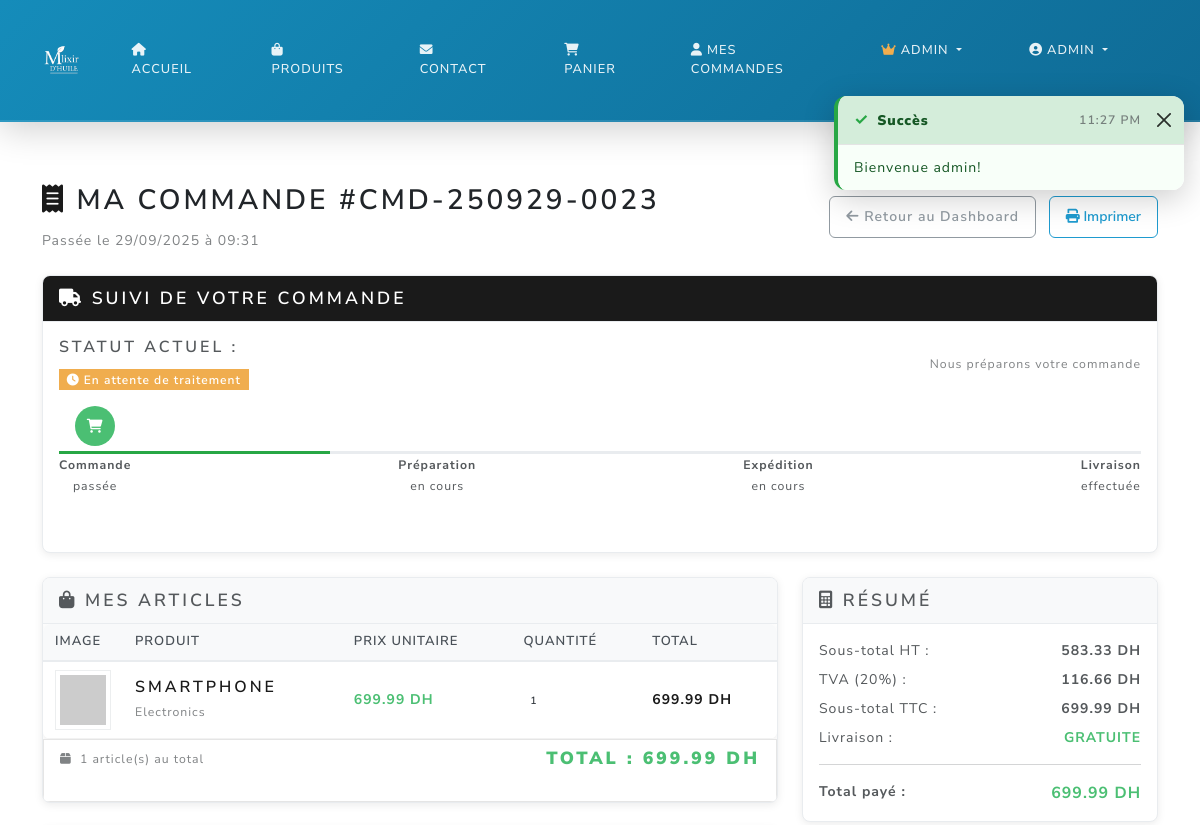
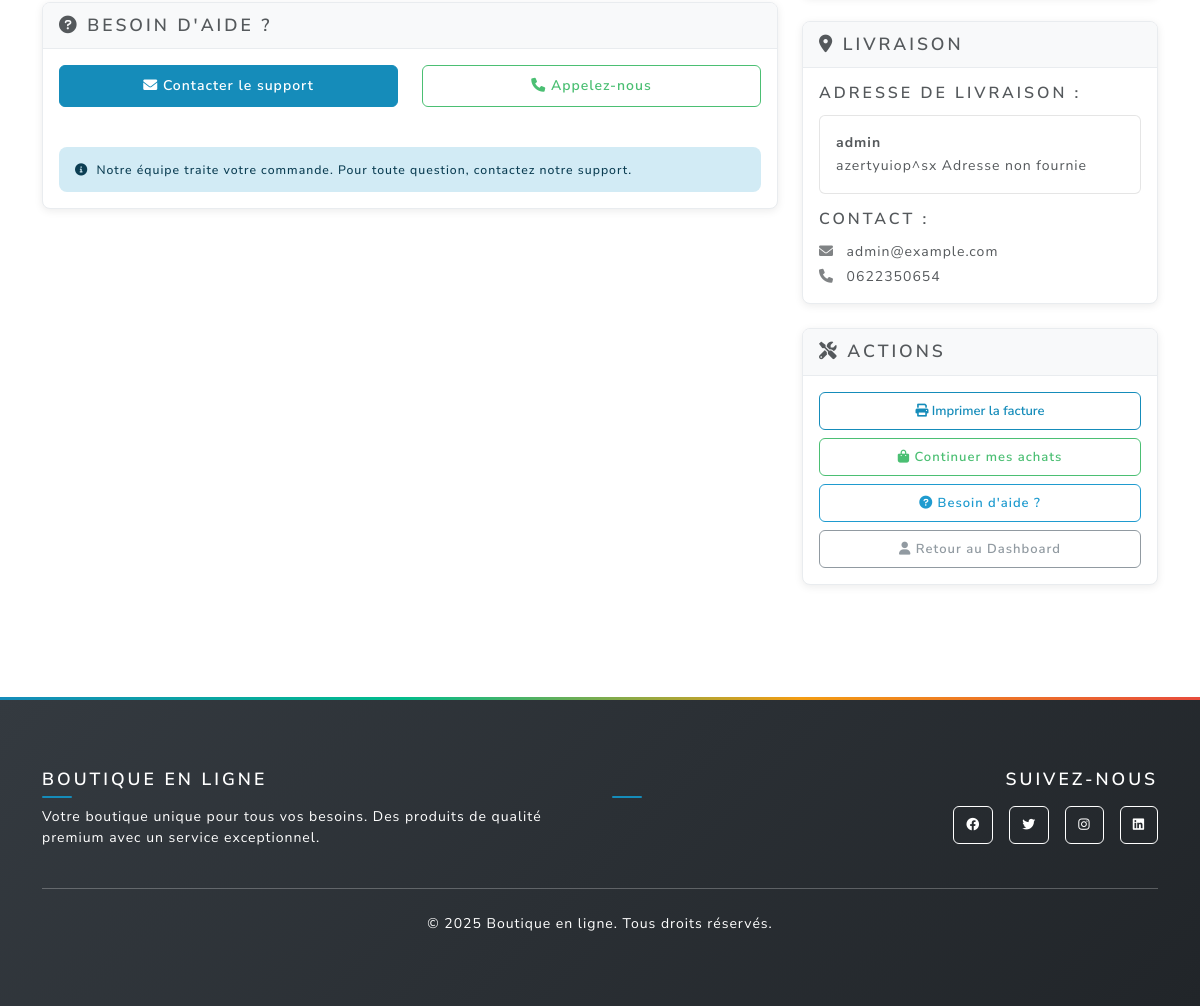
Before: /order/23 (signed in) with the older database file (2 pictures, top to bottom).
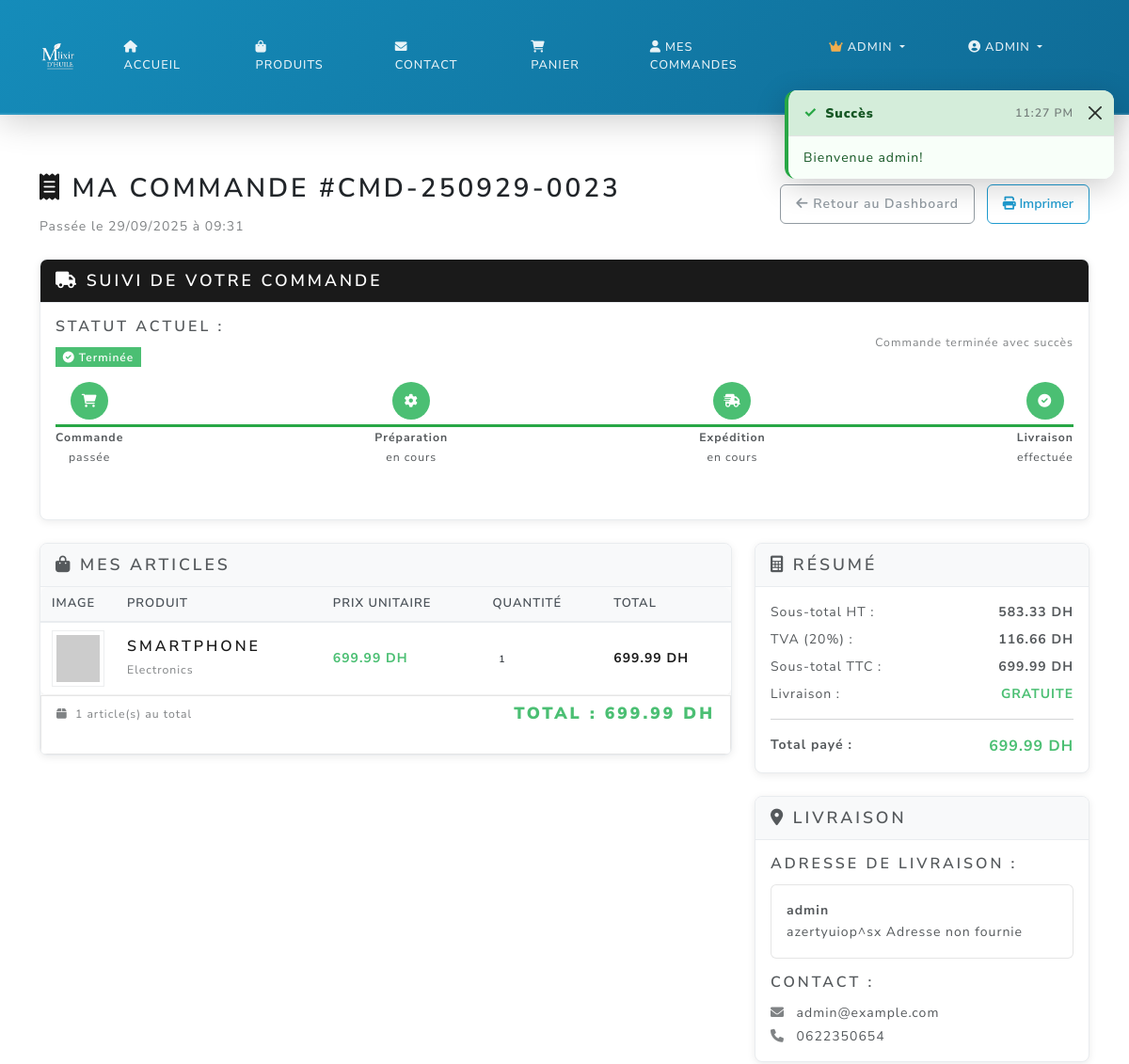
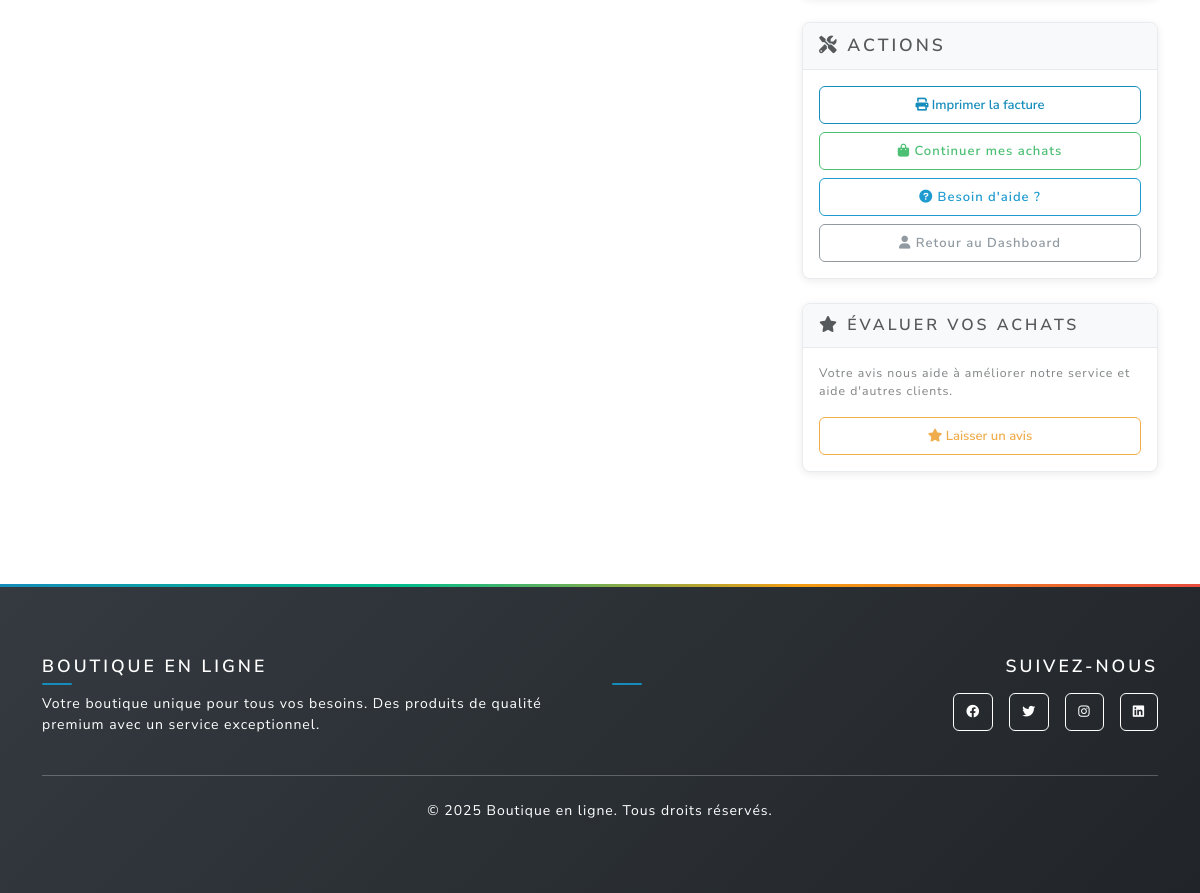
After: the same page with the newer database file (2 pictures, top to bottom).
### main.py (the view)
@app.route('/order/<int:order_id>')
@login_required
def order_detail(order_id):
    order = Order.query.filter_by(id=order_id, user_id=current_user.id).first_or_404()
    order_items = db.session.query(OrderItem, Product)\
        .join(Product, OrderItem.product_id == Product.id)\
        .filter(OrderItem.order_id == order_id)\
        .all()
    return render_template('order_detail.html', order=order, order_items=order_items)

### main.py (called while the page is built, shortened)
@login_manager.user_loader
def load_user(user_id):
    return User.query.get(int(user_id))

@app.context_processor
def inject_toast_messages():
    toast_message = session.pop('toast_message', None)
    toast_type = session.pop('toast_type', None)
    return {
        'toast_message': toast_message,
        'toast_type': toast_type or 'info'
    }

@app.context_processor
def inject_cart_count():
    if current_user.is_authenticated:
        try:
            from sqlalchemy import inspect
            inspector = inspect(db.engine)
            if 'cart' in inspector.get_table_names():
                cart_count = Cart.query.filter_by(user_id=current_user.id).count()
                cart_total_quantity = db.session.query(db.func.sum(Cart.quantity))\
                    .filter_by(user_id=current_user.id).scalar() or 0
                return {
                    'cart_count': cart_count,
                    'cart_total_quantity': int(cart_total_quantity)
                }
        except Exception:
            pass
    return {'cart_count': 0, 'cart_total_quantity': 0}

def get_shipping_settings():
    settings = ShippingSettings.query.first()
    return settings

### templates/order_detail.html (shortened to what the changed rows need)
{% extends "base.html" %}
{% block content %}
<div class="container py-4">
  <div class="d-flex justify-content-between align-items-center mb-4">
    <div>
      <h2><i class="fas fa-receipt text-primary"></i> Ma Commande #{{ order.title }}</h2>
    </div>
  </div>
  <div class="row mb-4">
    <div class="col-12">
      <div class="card">
        <div class="card-body">
          <div class="row align-items-center mb-3">
            <div class="col-md-6">
              <h6>Statut actuel :</h6>
              {% if order.status == 'pending' %}
                <span class="badge bg-warning fs-6"><i class="fas fa-clock me-1"></i>En attente de traitement</span>
              {% elif order.status == 'processing' %}
                <span class="badge bg-info fs-6"><i class="fas fa-cog me-1"></i>En cours de préparation</span>
              {% elif order.status == 'shipped' %}
                <span class="badge bg-primary fs-6"><i class="fas fa-shipping-fast me-1"></i>Expédiée</span>
              {% elif order.status == 'delivered' %}
                <span class="badge bg-success fs-6"><i class="fas fa-truck me-1"></i>Livrée</span>
              {% elif order.status == 'completed' %}
                <span class="badge bg-success fs-6"><i class="fas fa-check-circle me-1"></i>Terminée</span>
              {% elif order.status == 'cancelled' %}
                <span class="badge bg-danger fs-6"><i class="fas fa-times me-1"></i>Annulée</span>
              {% endif %}
            </div>
            <div class="col-md-6 text-end">
              <small class="text-muted">
                {% if order.status == 'pending' %}
                  Nous préparons votre commande
                {% elif order.status == 'processing' %}
                  Votre commande est en cours de préparation
                {% elif order.status == 'shipped' %}
                  Votre commande a été expédiée
                {% elif order.status == 'delivered' %}
                  Votre commande a été livrée
                {% elif order.status == 'completed' %}
                  Commande terminée avec succès
                {% elif order.status == 'cancelled' %}
                  Cette commande a été annulée
                {% endif %}
              </small>
            </div>
          </div>
          <div class="row">
            <div class="col-12">
              <div class="d-flex justify-content-between position-relative mb-3">
                {% set progress_width = 25 %}
                {% if order.status == 'processing' %}
                  {% set progress_width = 50 %}
                {% elif order.status == 'shipped' %}
                  {% set progress_width = 75 %}
                {% elif order.status in ['delivered', 'completed'] %}
                  {% set progress_width = 100 %}
                {% elif order.status == 'cancelled' %}
                  {% set progress_width = 0 %}
                {% endif %}
                <div class="position-absolute top-50 start-0 w-100" style="height: 3px; background-color: #e9ecef; z-index: 1;"></div>
                <div class="position-absolute top-50 start-0" style="height: 3px; width: {{ progress_width }}%; background-color: #28a745; z-index: 2;"></div>
                <div class="text-center position-relative" style="z-index: 3;">
                  <div class="rounded-circle bg-{{ 'success' if order.status in ['pending', 'processing', 'shipped', 'delivered', 'completed'] else 'secondary' }} text-white d-flex align-items-center justify-content-center mx-auto mb-2" style="width: 40px; height: 40px;">
                  </div>
                  <small><strong>Commande</strong><br>passée</small>
                </div>
                <div class="text-center position-relative" style="z-index: 3;">
                  <div class="rounded-circle bg-{{ 'success' if order.status in ['processing', 'shipped', 'delivered', 'completed'] else 'secondary' }} text-white d-flex align-items-center justify-content-center mx-auto mb-2" style="width: 40px; height: 40px;">
                  </div>
                  <small><strong>Préparation</strong><br>en cours</small>
                </div>
                <div class="text-center position-relative" style="z-index: 3;">
                  <div class="rounded-circle bg-{{ 'success' if order.status in ['shipped', 'delivered', 'completed'] else 'secondary' }} text-white d-flex align-items-center justify-content-center mx-auto mb-2" style="width: 40px; height: 40px;">
                  </div>
                  <small><strong>Expédition</strong><br>en cours</small>
                </div>
                <div class="text-center position-relative" style="z-index: 3;">
                  <div class="rounded-circle bg-{{ 'success' if order.status in ['delivered', 'completed'] else 'secondary' }} text-white d-flex align-items-center justify-content-center mx-auto mb-2" style="width: 40px; height: 40px;">
                  </div>
                  <small><strong>Livraison</strong><br>effectuée</small>
                </div>
              </div>
            </div>
          </div>
        </div>
      </div>
    </div>
  </div>
  <div class="row">
    <div class="col-lg-8">
      <div class="card mb-4">
        <div class="card-body p-0">
          {% if order_items %}
          <div class="table-responsive">
            <table class="table table-hover mb-0">
              <thead class="table-light">
                <tr>
                  <th style="width: 80px;">Image</th>
                  <th>Produit</th>
                  <th>Prix unitaire</th>
                  <th>Quantité</th>
                  <th>Total</th>
                </tr>
              </thead>
            </table>
          </div>
          {% else %}
          <div class="text-center py-4">
            <i class="fas fa-exclamation-triangle fa-2x text-warning mb-2"></i>
            <p class="text-muted">Aucun article trouvé pour cette commande</p>
          </div>
          {% endif %}
        </div>
      </div>
      {% if order.status not in ['completed', 'cancelled'] %}
      <div class="card">
        <div class="card-header">
          <h5 class="mb-0"><i class="fas fa-question-circle"></i> Besoin d'aide ?</h5>
        </div>
        <div class="card-body">
          <div class="row">
            <div class="col-md-6 mb-3">
              <div class="d-grid">
                <a href="{{ url_for('contact') }}" class="btn btn-primary">
                  <i class="fas fa-envelope"></i> Contacter le support
                </a>
              </div>
            </div>
            <div class="col-md-6 mb-3">
              <div class="d-grid">
                <a href="tel:+212522000000" class="btn btn-outline-success">
                  <i class="fas fa-phone"></i> Appelez-nous
                </a>
              </div>
            </div>
          </div>
          <div class="alert alert-info mb-0">
            <small>
              <i class="fas fa-info-circle me-1"></i>
              {% if order.status == 'pending' %}
                Notre équipe traite votre commande. Pour toute question, contactez notre support.
              {% elif order.status == 'processing' %}
                Votre commande est en cours de préparation dans notre entrepôt.
              {% elif order.status == 'shipped' %}
                Votre commande a été expédiée. Vous devriez la recevoir bientôt !
              {% elif order.status == 'delivered' %}
                Votre commande a été livrée. Merci pour votre achat !
              {% endif %}
            </small>
          </div>
        </div>
      </div>
      {% endif %}
    </div>
    <div class="col-lg-4">
          {% set free_shipping_threshold = shipping_settings.free_shipping_threshold if shipping_settings else 500 %}
          {% set standard_shipping_cost = shipping_settings.standard_shipping_cost if shipping_settings else 30 %}
          {% set tax_rate = shipping_settings.tax_rate if shipping_settings else 0.2 %}
          {% set subtotal_ht = order.total / (1 + tax_rate) %}
          {% set tax_amount = order.total - subtotal_ht %}
          {% set shipping_cost = 0 if order.total >= free_shipping_threshold else standard_shipping_cost %}
          {% set grand_total = order.total + shipping_cost %}
      {% if order.status == 'completed' %}
      <div class="card mt-4">
        <div class="card-header">
          <h6 class="mb-0"><i class="fas fa-star"></i> Évaluer vos achats</h6>
        </div>
        <div class="card-body">
          <p class="small text-muted mb-3">
            Votre avis nous aide à améliorer notre service et aide d'autres clients.
          </p>
          <div class="d-grid">
            <button class="btn btn-outline-warning btn-sm" data-bs-toggle="modal" data-bs-target="#reviewModal">
              <i class="fas fa-star"></i> Laisser un avis
            </button>
          </div>
        </div>
      </div>
      {% endif %}
    </div>
  </div>
</div>
{% endblock %}

Changed rows visible on the page:
changed Order "CMD-250929-0023": status "pending" → "completed" (drawn)
Other visible differences:
{{ progress_width }}: 25 → 100 (drawn)
text no longer shown: "En attente de traitement Nous préparons votre commande BESOIN D'AIDE ? Contacter le support Appelez-nous Notre équipe traite votre commande. Pour toute question, contactez notre support."
text now shown: "Terminée Commande terminée avec succès ÉVALUER VOS ACHATS Votre avis nous aide à améliorer notre service et aide d'autres clients. Laisser un avis"
